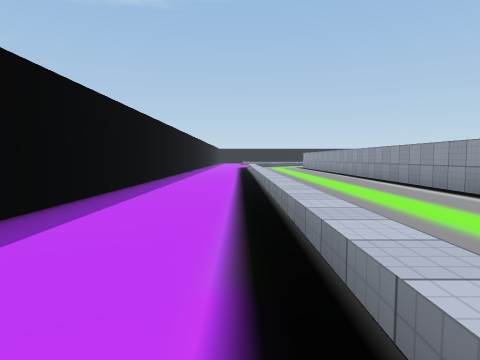
view 1 (above)

22 first-person views from a walk through a scene from a Unity 3-D project. The camera is 1.3 m above the floor, tilts 4° down and sees 75° across. The floor is counted in squares, 2 m on a side. Each view is taken from the middle of a square. On the plan, view 1 faces up. The plan holds only what a view shows up to about 10 squares ahead; the rest is blank. The place goes on beyond the plan. The player character is not drawn. Some surface patterns are stand-ins.

view 2
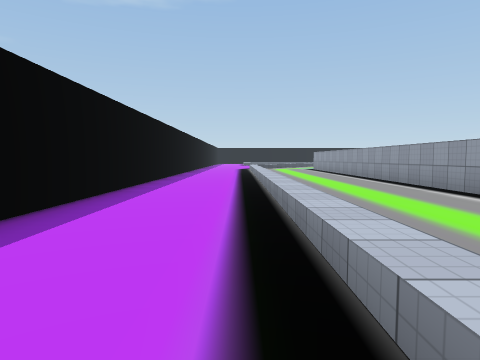

view 3
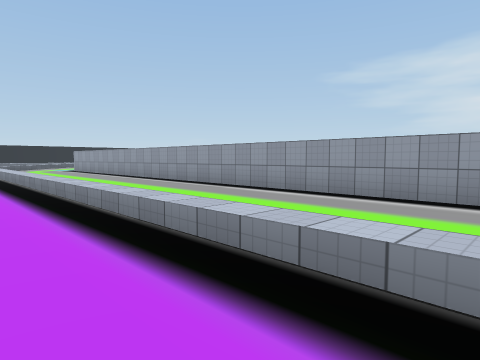

view 4
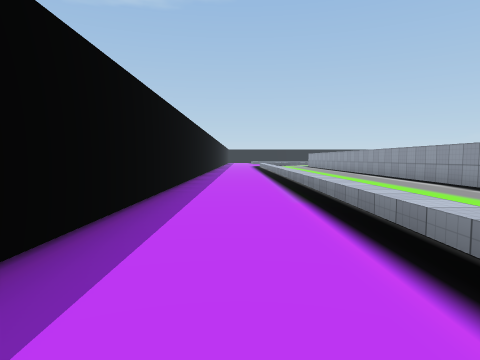

view 5
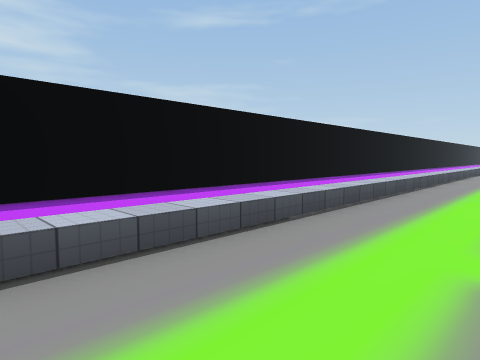

view 6
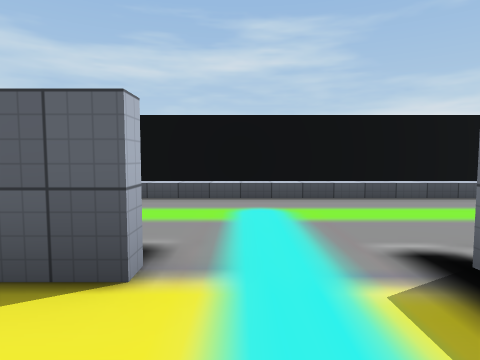

view 7
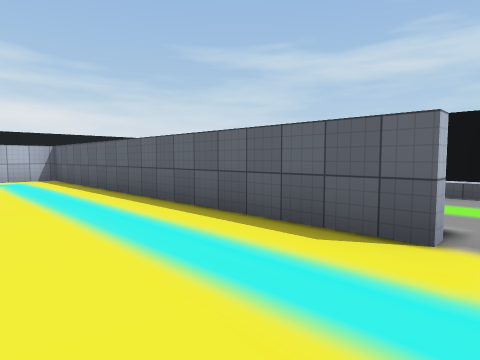

view 8
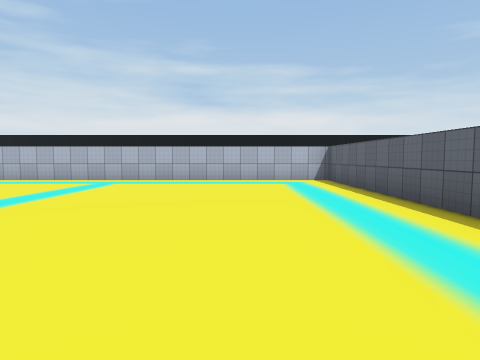

view 9
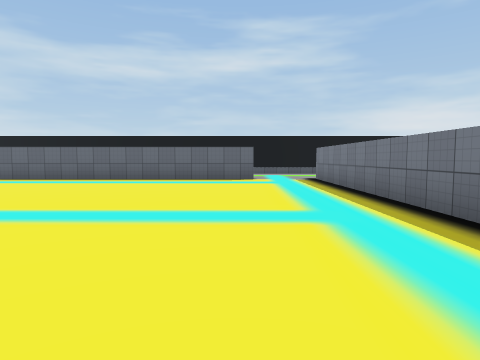

view 10
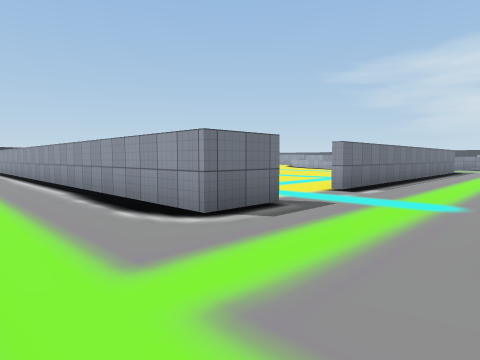

view 11
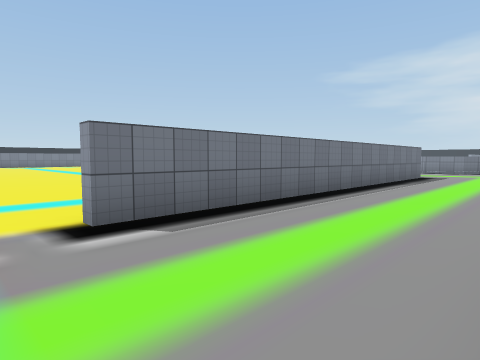

view 12
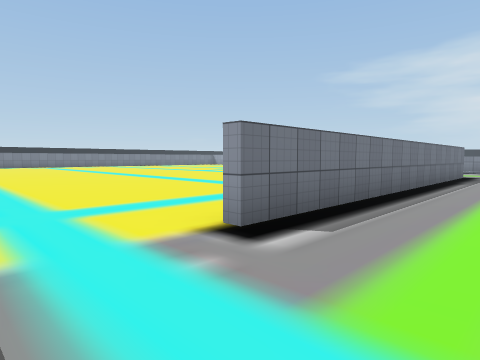

view 13
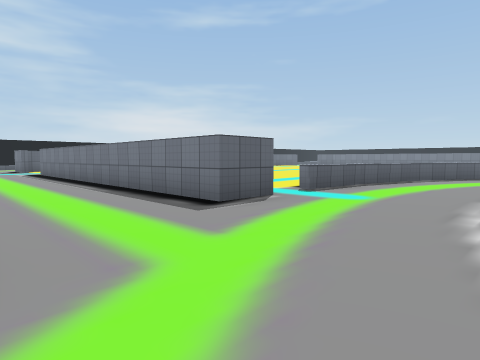

view 14
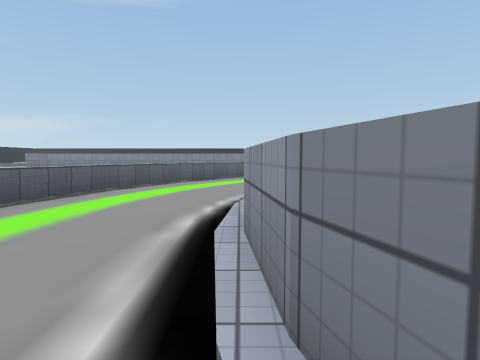

view 15
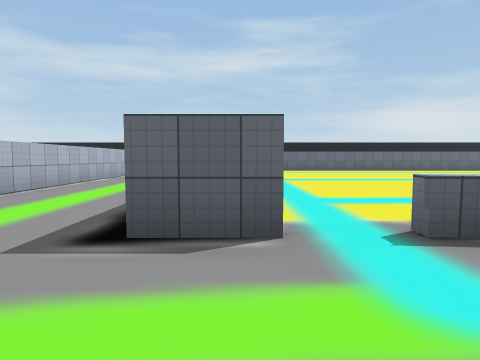

view 16
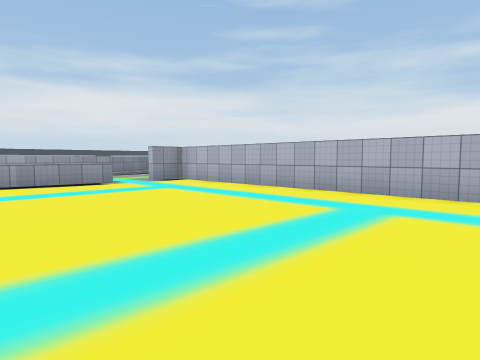

view 17
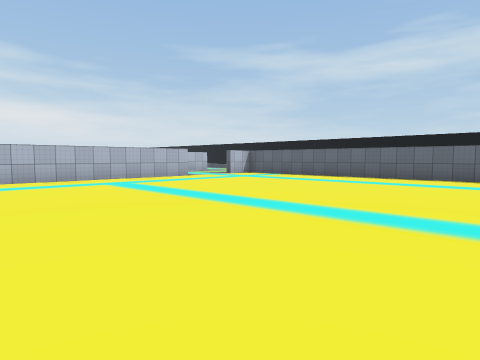

view 18
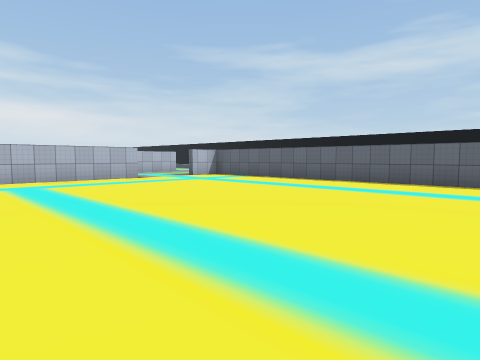

view 19
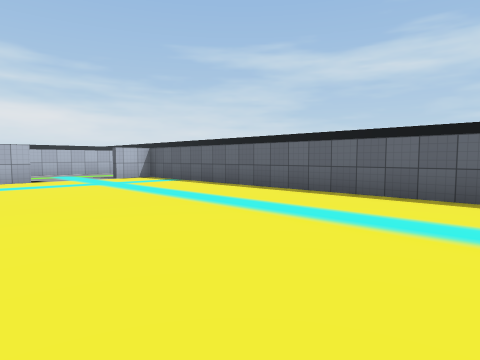

view 20
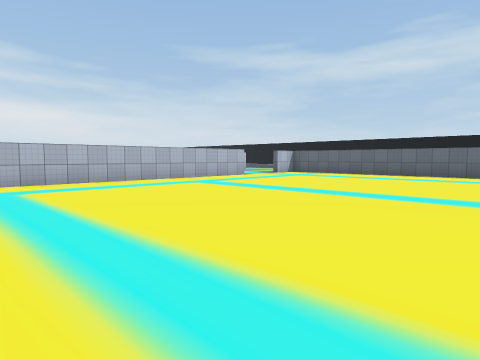

view 21
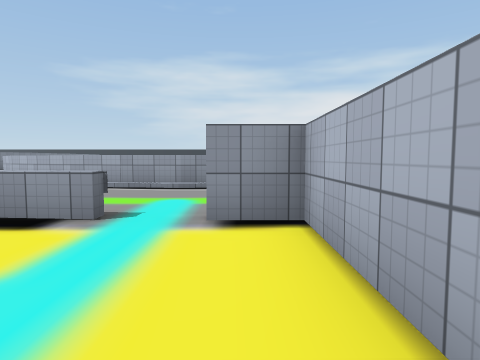

view 22
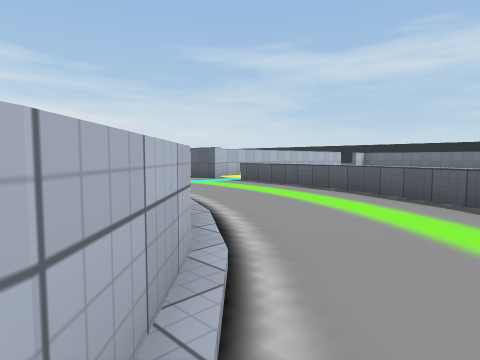

### Floor plan
Key: @ floor where view 1 was taken; # wall or solid block; . floor; / step, stairs or slope; = window, fence, low wall or low ledge; ^ raised ledge.
Columns run from 3 left of view 1 to 25 right of it. Each row starts with its distance up from view 1.
 11 #.../...#..........     ^=
 10 #.../...#............  ==....
  9 #.../...#............  =....#
  8 #.../...#............ ==...#
  7 #.../...#............ ^...#
  6 #.../...#.............=../#
  5 #.../...#.............=../=
  4 #.../...#.............=..#
  3 #.../...#................#
  2 #.../...#............#...#
  1 #.../...#...##########....#
  0 #..@/.....................
 -1 #.../.....................
 -2 #.../............... .....
 -3 # . /...###########
 -4 #   /............
 -5 #   /..#..........
 -6 #      #.........
 -7 #      #........
 -8        #.......
 -9        #......
-10        #.......
-11        #........
-12        #.........
-13        #.........
-14        ###########

Where each view was taken, in squares from view 1:
view 1: 0 up, 0 right, facing up
view 2: 3 up, 0 right, facing up
view 3: 4 up, 1 left, facing up-right
view 4: 3 down, 1 left, facing up
view 5: 3 down, 3 right, facing up-left
view 6: 4 down, 6 right, facing left
view 7: 4 down, 7 right, facing down-left
view 8: 5 down, 7 right, facing down
view 9: 5 down, 14 right, facing left
view 10: 2 down, 2 right, facing up-right
view 11: 2 down, 7 right, facing up-right
view 12: 1 down, 6 right, facing up-right
view 13: 2 down, 22 right, facing up-left
view 14: 1 up, 22 right, facing up
view 15: 2 up, 21 right, facing left
view 16: 7 up, 10 right, facing down-right
view 17: 11 up, 15 right, facing down-left
view 18: 11 up, 13 right, facing down-left
view 19: 11 up, 10 right, facing down-left
view 20: 10 up, 17 right, facing down-left
view 21: 2 up, 15 right, facing right
view 22: 10 up, 25 right, facing down-left
